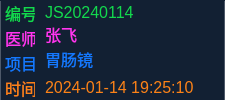
<?xml version="1.0" encoding="UTF-8"?>
<ui version="4.0">
 <class>CheckItem</class>
 <widget class="QWidget" name="CheckItem">
  <property name="geometry">
   <rect>
    <x>0</x>
    <y>0</y>
    <width>225</width>
    <height>100</height>
   </rect>
  </property>
  <property name="minimumSize">
   <size>
    <width>225</width>
    <height>100</height>
   </size>
  </property>
  <property name="maximumSize">
   <size>
    <width>225</width>
    <height>100</height>
   </size>
  </property>
  <property name="windowTitle">
   <string>Form</string>
  </property>
  <property name="styleSheet">
   <string notr="true">#CheckItem{
background: #122033;
border-radius: 0px;
border:1px solid #122033;
border-left:1px solid #4E5969;
border-right:1px solid #4E5969;
}
QLineEdit{
padding-left:10px;
}

</string>
  </property>
  <layout class="QVBoxLayout" name="verticalLayout">
   <property name="spacing">
    <number>0</number>
   </property>
   <property name="leftMargin">
    <number>5</number>
   </property>
   <property name="topMargin">
    <number>0</number>
   </property>
   <property name="rightMargin">
    <number>0</number>
   </property>
   <property name="bottomMargin">
    <number>0</number>
   </property>
   <item>
    <widget class="QWidget" name="widget_4" native="true">
     <property name="styleSheet">
      <string notr="true">QWidget
{
background:transparent;
border:none;
}
QLabel{
color:#1a1a1a;
font-size:16px;
line-height:24px;
}

QLineEdit{
color:#12D94D;
border:none;
font-size:16px;
line-height:24px;
padding-left:8px;
border:none;

}</string>
     </property>
     <layout class="QHBoxLayout" name="horizontalLayout_3">
      <property name="spacing">
       <number>0</number>
      </property>
      <property name="leftMargin">
       <number>0</number>
      </property>
      <property name="topMargin">
       <number>0</number>
      </property>
      <property name="rightMargin">
       <number>0</number>
      </property>
      <property name="bottomMargin">
       <number>0</number>
      </property>
      <item>
       <widget class="QLabel" name="label">
        <property name="minimumSize">
         <size>
          <width>30</width>
          <height>0</height>
         </size>
        </property>
        <property name="maximumSize">
         <size>
          <width>30</width>
          <height>16777215</height>
         </size>
        </property>
        <property name="styleSheet">
         <string notr="true">color: #12D94D;
border:none;</string>
        </property>
        <property name="text">
         <string>编号：</string>
        </property>
       </widget>
      </item>
      <item>
       <widget class="QLineEdit" name="lineedit_num">
        <property name="text">
         <string>JS20240114</string>
        </property>
        <property name="readOnly">
         <bool>true</bool>
        </property>
       </widget>
      </item>
     </layout>
    </widget>
   </item>
   <item>
    <widget class="QWidget" name="widget_5" native="true">
     <property name="styleSheet">
      <string notr="true">QWidget
{
background:transparent;
border:none;
}
QLabel{
color:#1a1a1a;
font-size:16px;
line-height:24px;
}

QLineEdit{
color: #FF36F2;
font-size:16px;
line-height:24px;
padding-left:8px;
border:none;

}</string>
     </property>
     <layout class="QHBoxLayout" name="horizontalLayout_4">
      <property name="spacing">
       <number>0</number>
      </property>
      <property name="leftMargin">
       <number>0</number>
      </property>
      <property name="topMargin">
       <number>0</number>
      </property>
      <property name="rightMargin">
       <number>0</number>
      </property>
      <property name="bottomMargin">
       <number>0</number>
      </property>
      <item>
       <widget class="QLabel" name="label_2">
        <property name="minimumSize">
         <size>
          <width>30</width>
          <height>0</height>
         </size>
        </property>
        <property name="maximumSize">
         <size>
          <width>30</width>
          <height>16777215</height>
         </size>
        </property>
        <property name="styleSheet">
         <string notr="true">border:none;
color: #FF36F2;</string>
        </property>
        <property name="text">
         <string>医师：</string>
        </property>
       </widget>
      </item>
      <item>
       <widget class="QLineEdit" name="lineedit_user">
        <property name="styleSheet">
         <string notr="true"/>
        </property>
        <property name="text">
         <string>张飞</string>
        </property>
        <property name="readOnly">
         <bool>true</bool>
        </property>
       </widget>
      </item>
     </layout>
    </widget>
   </item>
   <item>
    <widget class="QWidget" name="widget_6" native="true">
     <property name="styleSheet">
      <string notr="true">QWidget
{
background:transparent;
border:none;
}
QLabel{
color:#1a1a1a;
font-size:16px;
line-height:24px;
}

QLineEdit{
color: #1479FF;
font-size:16px;
line-height:24px;
padding-left:8px;
border:none;

}</string>
     </property>
     <layout class="QHBoxLayout" name="horizontalLayout_5">
      <property name="spacing">
       <number>0</number>
      </property>
      <property name="leftMargin">
       <number>0</number>
      </property>
      <property name="topMargin">
       <number>0</number>
      </property>
      <property name="rightMargin">
       <number>0</number>
      </property>
      <property name="bottomMargin">
       <number>0</number>
      </property>
      <item>
       <widget class="QLabel" name="label_3">
        <property name="minimumSize">
         <size>
          <width>30</width>
          <height>0</height>
         </size>
        </property>
        <property name="maximumSize">
         <size>
          <width>30</width>
          <height>16777215</height>
         </size>
        </property>
        <property name="styleSheet">
         <string notr="true">color: #1479FF;</string>
        </property>
        <property name="text">
         <string>项目：</string>
        </property>
       </widget>
      </item>
      <item>
       <widget class="QLineEdit" name="lineedit_project">
        <property name="text">
         <string>胃肠镜</string>
        </property>
        <property name="readOnly">
         <bool>true</bool>
        </property>
       </widget>
      </item>
     </layout>
    </widget>
   </item>
   <item>
    <widget class="QWidget" name="widget_7" native="true">
     <property name="styleSheet">
      <string notr="true">QWidget
{
background:transparent;
border:none;
}
QLabel{
color: #FC8217;
font-size:16px;
line-height:24px;
}

QLineEdit{
color: #FC8217;
font-size:16px;
line-height:24px;
padding-left:8px;
border:none;

}</string>
     </property>
     <layout class="QHBoxLayout" name="horizontalLayout_6">
      <property name="spacing">
       <number>0</number>
      </property>
      <property name="leftMargin">
       <number>0</number>
      </property>
      <property name="topMargin">
       <number>0</number>
      </property>
      <property name="rightMargin">
       <number>0</number>
      </property>
      <property name="bottomMargin">
       <number>0</number>
      </property>
      <item>
       <widget class="QLabel" name="label_4">
        <property name="minimumSize">
         <size>
          <width>30</width>
          <height>0</height>
         </size>
        </property>
        <property name="maximumSize">
         <size>
          <width>30</width>
          <height>16777215</height>
         </size>
        </property>
        <property name="styleSheet">
         <string notr="true"/>
        </property>
        <property name="text">
         <string>时间：</string>
        </property>
       </widget>
      </item>
      <item>
       <widget class="QLineEdit" name="lineedit_date">
        <property name="styleSheet">
         <string notr="true"/>
        </property>
        <property name="text">
         <string>2024-01-14 19:25:10</string>
        </property>
        <property name="readOnly">
         <bool>true</bool>
        </property>
       </widget>
      </item>
     </layout>
    </widget>
   </item>
  </layout>
 </widget>
 <resources/>
 <connections/>
</ui>
